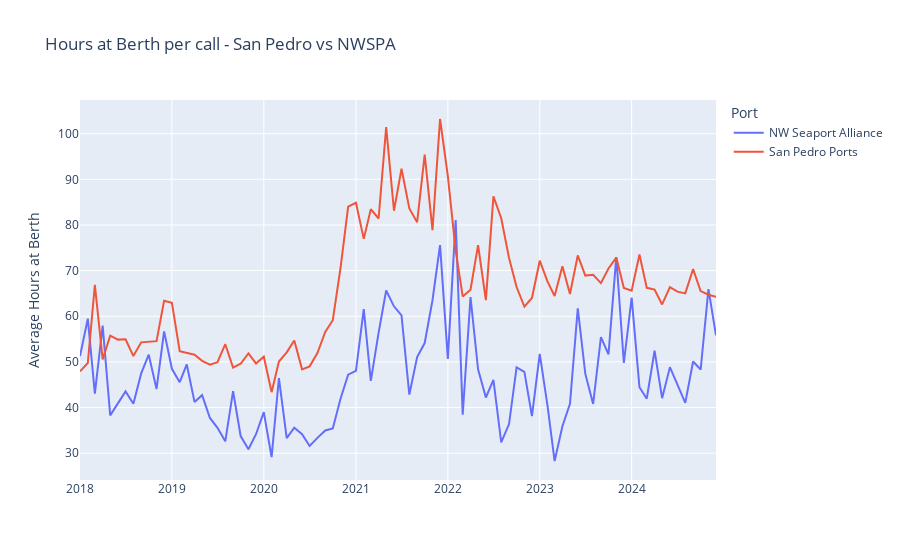

Write notebook code for a chart like this one.
### Code cell
plot_line(
        df=calls_df, cat_group='port_group', time_col='month',
        filter_col='port_group', filter=['NW Seaport Alliance', 'San Pedro Ports'],
        y_col='hrs_at_berth', y_col_alias='Average Hours at Berth',
        title='Hours at Berth per call - San Pedro vs NWSPA', width=None, height=None,
        labels={'port_group':'Port', 'month':''},
        cat_limit=10, cat_limit_col='hrs_at_berth',
        #highlight='NW Seaport Alliance', highlight_color='blue'
    )
